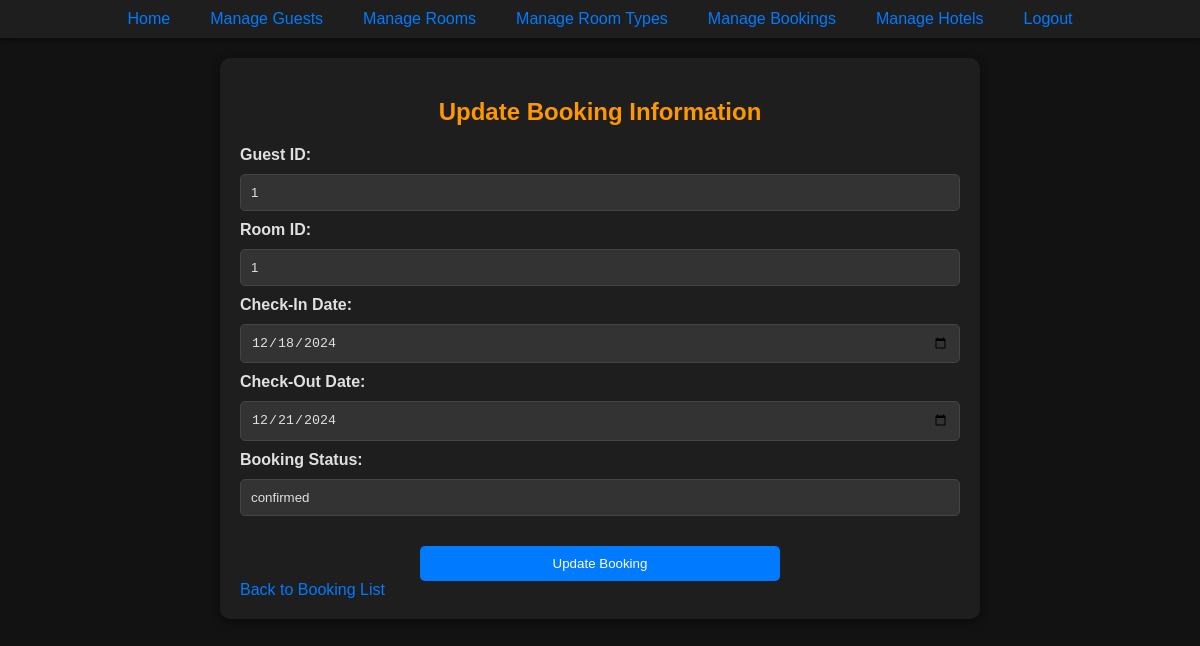
The page /php/updateBookingPage.php?bookingID=1 (signed in) on the database its author committed.
### tables this page shows
CREATE TABLE Booking (
    bookingID INTEGER PRIMARY KEY AUTOINCREMENT,
    guestID INTEGER NOT NULL,
    roomID INTEGER NOT NULL,
    checkInDate TEXT NOT NULL,
    checkOutDate TEXT NOT NULL,
    bookingStatus TEXT NOT NULL CHECK (bookingStatus IN ('confirmed', 'pending', 'canceled')),
    FOREIGN KEY (guestID) REFERENCES Guest(guestID) ON DELETE CASCADE,
    FOREIGN KEY (roomID) REFERENCES "Room_old"(roomID) ON DELETE CASCADE
);

### php/updateBookingPage.php (the view, shortened to what this page needs)
<?php
include '../components/NavBar.php';
try {
    if (isset($_GET['bookingID'])) {
        $bookingID = $_GET['bookingID'];
        $stmt = $pdo->prepare('SELECT * FROM Booking WHERE bookingID = ?');
        $stmt->execute([$bookingID]);
        $booking = $stmt->fetch(PDO::FETCH_ASSOC);
    } else {
        echo "No booking ID provided.";
        exit;
    }
} catch (PDOException $e) {
    echo "Database error: " . $e->getMessage();
    exit;
}
?>
<!DOCTYPE html>
<html lang="en">
<head>
    <link rel="stylesheet" href="../css/styles.css">
</head>
<body>
    <div class="form-container">
        <h2 class="center-text">Update Booking Information</h2>
        <form action="updateBookingRecord.php" method="post">
            <label for="guestID">Guest ID:</label>
            <input type="number" name="guestID" id="guestID" value="<?= htmlspecialchars($booking['guestID']) ?>" required>
            <label for="roomID">Room ID:</label>
            <input type="number" name="roomID" id="roomID" value="<?= htmlspecialchars($booking['roomID']) ?>" required>
            <label for="checkInDate">Check-In Date:</label>
            <input type="date" name="checkInDate" id="checkInDate" value="<?= htmlspecialchars($booking['checkInDate']) ?>" required>
            <label for="checkOutDate">Check-Out Date:</label>
            <input type="date" name="checkOutDate" id="checkOutDate" value="<?= htmlspecialchars($booking['checkOutDate']) ?>" required>
            <label for="bookingStatus">Booking Status:</label>
            <input type="text" name="bookingStatus" id="bookingStatus" value="<?= htmlspecialchars($booking['bookingStatus']) ?>" required>
            <button type="submit">Update Booking</button>
        </form>
        <a href="viewBookings.php">Back to Booking List</a>
    </div>
</body>
</html>

### css/styles.css (style rules this page uses)
body { background-color: #121212; color: #e0e0e0; font-family: Arial, sans-serif; margin: 0; padding: 0; }
.center-text { text-align: center; }
.form-container { background-color: #1e1e1e; padding: 20px; margin: 20px auto; border-radius: 10px; width: 60%; box-shadow: 0 2px 10px rgba(0, 0, 0, 0.5); }
h2 { text-align: center; color: #ff9800; margin-bottom: 20px; }
input[type="text"], input[type="email"], input[type="number"], input[type="password"], input[type="date"], select { width: 100%; padding: 10px; margin: 10px 0; background-color: #333333; color: #e0e0e0; border: 1px solid #444444; border-radius: 5px; box-sizing: border-box; }
label { display: block; font-weight: bold; color: #e0e0e0; }
button, .form-button { background-color: #007bff; color: #ffffff; border: none; padding: 10px 20px; border-radius: 5px; cursor: pointer; transition: background-color 0.3s, transform 0.2s; display: block; margin: 20px auto 0 auto; width: 50%; }
a { color: #007bff; text-decoration: none; }

### rows shown on the page
booking: guestID "1", roomID "1", checkInDate "12/18/2024", checkOutDate "12/21/2024", bookingStatus "confirmed"
